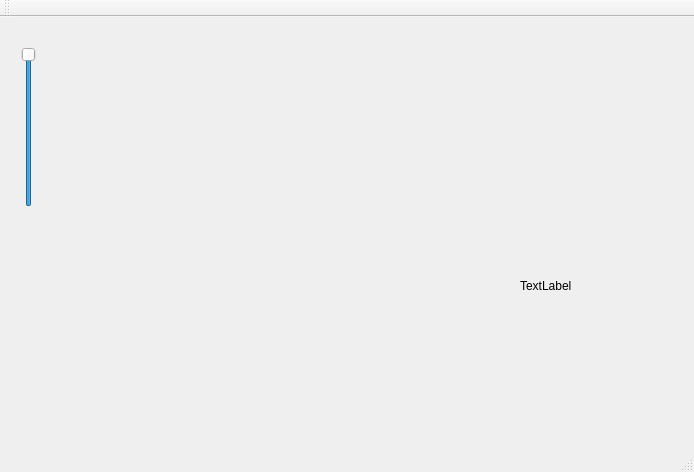
<?xml version="1.0" encoding="UTF-8"?>
<ui version="4.0">
 <class>MainWindow</class>
 <widget class="QMainWindow" name="MainWindow">
  <property name="geometry">
   <rect>
    <x>0</x>
    <y>0</y>
    <width>694</width>
    <height>472</height>
   </rect>
  </property>
  <property name="windowTitle">
   <string>MainWindow</string>
  </property>
  <widget class="QWidget" name="centralWidget">
   <widget class="QWidget" name="widget" native="true">
    <property name="geometry">
     <rect>
      <x>70</x>
      <y>10</y>
      <width>351</width>
      <height>181</height>
     </rect>
    </property>
   </widget>
   <widget class="QSlider" name="verticalSlider">
    <property name="geometry">
     <rect>
      <x>20</x>
      <y>30</y>
      <width>18</width>
      <height>160</height>
     </rect>
    </property>
    <property name="value">
     <number>99</number>
    </property>
    <property name="orientation">
     <enum>Qt::Vertical</enum>
    </property>
   </widget>
   <widget class="QLabel" name="label_3">
    <property name="geometry">
     <rect>
      <x>520</x>
      <y>260</y>
      <width>62</width>
      <height>17</height>
     </rect>
    </property>
    <property name="text">
     <string>TextLabel</string>
    </property>
   </widget>
   <widget class="QWidget" name="widget_2" native="true">
    <property name="geometry">
     <rect>
      <x>70</x>
      <y>210</y>
      <width>351</width>
      <height>191</height>
     </rect>
    </property>
   </widget>
  </widget>
  <widget class="QMenuBar" name="menuBar">
   <property name="geometry">
    <rect>
     <x>0</x>
     <y>0</y>
     <width>694</width>
     <height>25</height>
    </rect>
   </property>
  </widget>
  <widget class="QToolBar" name="mainToolBar">
   <attribute name="toolBarArea">
    <enum>TopToolBarArea</enum>
   </attribute>
   <attribute name="toolBarBreak">
    <bool>false</bool>
   </attribute>
  </widget>
  <widget class="QStatusBar" name="statusBar"/>
 </widget>
 <layoutdefault spacing="6" margin="11"/>
 <resources/>
 <connections/>
</ui>
